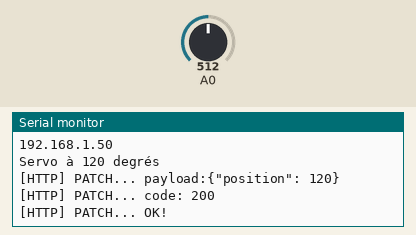
Simulated run of this sketch. Board: ESP8266 (NodeMCU). Shown: the last lines printed to the serial monitor. Inputs (shaded band) come from the test bench; at power-on: A0 = 512. WiFi joins after 1.5 s; servers stay silent unless stated; uploads are accepted with an empty reply.

Above: at 2.7 s.
2.8 s: A0 set to 716
At 4.9 s:
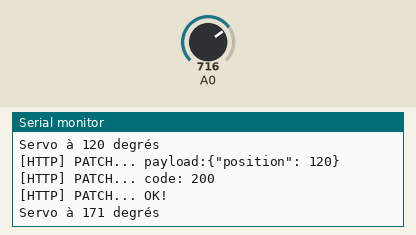
6.7 s: A0 set to 760
At 9.2 s:
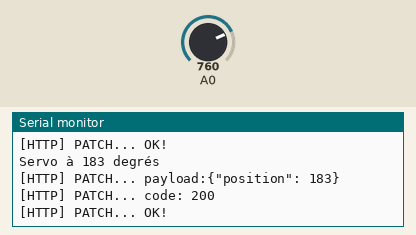

The sketch:

IoT_ESP8266_Servo.ino
```cpp
// (licence header left out)
// librairies WIFI et HTTP adaptées à notre ESP8266
#include <ESP8266WiFi.h>
#include <ESP8266HTTPClient.h>

// librairie pour servo moteur
#include <Servo.h>

// valeurs limites de lecture brute du potentiomètre du servomoteur
#define KNOB_RAW_MIN 39
#define KNOB_RAW_MAX 750

// création de l'objet servo issu du moule Servo
Servo myservo;

// variables liées à la position de notre Nelson
const int tolerance = 2; // précision de la lecture de position
int pos             = 0; // position actuelle
int lastPos         = 0; // position précédente


// initialisation des constantes spécifiques à votre installation
// n'oubliez pas d'effacer vos identifiants wifi et nelson lors du dépôt de votre TP
const String nelsonName = "lostinmorvan";
const char* ssid     = "Livebox-XXXX";
const char* password = "XXXXXXXXXX";

// adresse et port du serveur Tom
const String host     = "api.tom.tools";
const int httpPort    = 80;

// url de base des Nelsons sur Tom
const String baseUrl = "/nelsons/";


void wifiConnection(const char* ssid, const char* password) {

  // on se connecte au Wifi
  Serial.println();
  Serial.print("Connecting to ");
  Serial.println(ssid);
  WiFi.begin(ssid, password);

  // on vérifie qu'on est bien connecté
  while (WiFi.status() != WL_CONNECTED) {
    delay(500);
    Serial.print(".");
  }
  Serial.println("");
  Serial.println("WiFi connected");

  // on récupère une adresse IP
  Serial.println("IP address: ");
  Serial.println(WiFi.localIP());
  Serial.println("");
}

void sendPatch() {

  // on envoie une requête HTTP PATCH à Tom
  // en transmettant la valeur de position de notre Nelson
  // afin de signaler une nouvelle manipulation de celui-ci

  // création d'un objet appelé http sorti du moule HTTPClient
  HTTPClient http;

  // et déclaration d'une variable httpCode de compte rendu des échanges
  int httpCode;

  // chaîne de caractères contenant la trame JSON à transmettre
  String payload = "{\"position\": " + String(pos) + "}";

  // construction de l'URI de la ressource du Nelson sur Tom
  String uri = baseUrl + nelsonName + "/";

  // on se connecte sur le port HTTP qui est traditionnellement le port 80
  http.begin(host, 80, uri);

  // on démarre la connexion et on envoie les entêtes HTTP
  http.addHeader("Content-type", "application/json");
  httpCode = http.sendRequest("PATCH", (uint8_t *) payload.c_str(), payload.length());

  // on affiche la trame JSON portée par la requête PATCH
  Serial.print("[HTTP] PATCH... payload:");
  Serial.println(payload);

  // httpCode sera négatif si on rencontre une erreur
  if(httpCode > 0) {

    // tout va bien, les entêtes HTTP ont été envoyés et on affiche la réponse du serveur
    Serial.printf("[HTTP] PATCH... code: %d\n", httpCode);

    // et on signale quand le serveur TOM répond par OK (cas normal)
    if(httpCode == HTTP_CODE_OK)
      Serial.println("[HTTP] PATCH... OK!");
  }
  // attention, si la connexion HTTP échoue, on affiche le problème rencontré sur le port série
  else
      Serial.printf("[HTTP] PATCH... failed, error: %s\n", http.errorToString(httpCode).c_str());

  // dans tous les cas, nous devons fermer la connexion HTTP
  http.end();
}

void setup() {

  // on souhaite communiquer avec l'ordinateur
  Serial.begin(9600);
  delay(10);

  // puis on se connecte au Wifi
  wifiConnection(ssid, password);
}

void loop() {

  // on lit la valeur de position du servo moteur
  pos = analogRead(A0);

  // on convertit celle-ci entre 0 et 180
  pos = map(pos, KNOB_RAW_MIN, KNOB_RAW_MAX, 0, 180);

  // si le servo a été manipulé
  if (abs(pos - lastPos)> tolerance) {
    Serial.println("");
    Serial.println("Servo à " + String(pos) + " degrés");

    // alors cette nouvelle position est transmise à Tom
    sendPatch();

    // mémorisation de cette nouvelle position
    lastPos = pos;
  }

  // on attend trois secondes avant la prochaine lecture du Nelson
  delay (3000);
}
```

Measured:
- after the input at 2.8 s, the serial monitor: prints a new line after 1.9 s (image 1)
- after the input at 6.7 s, the serial monitor: prints a new line after 1.3 s (image 2)
